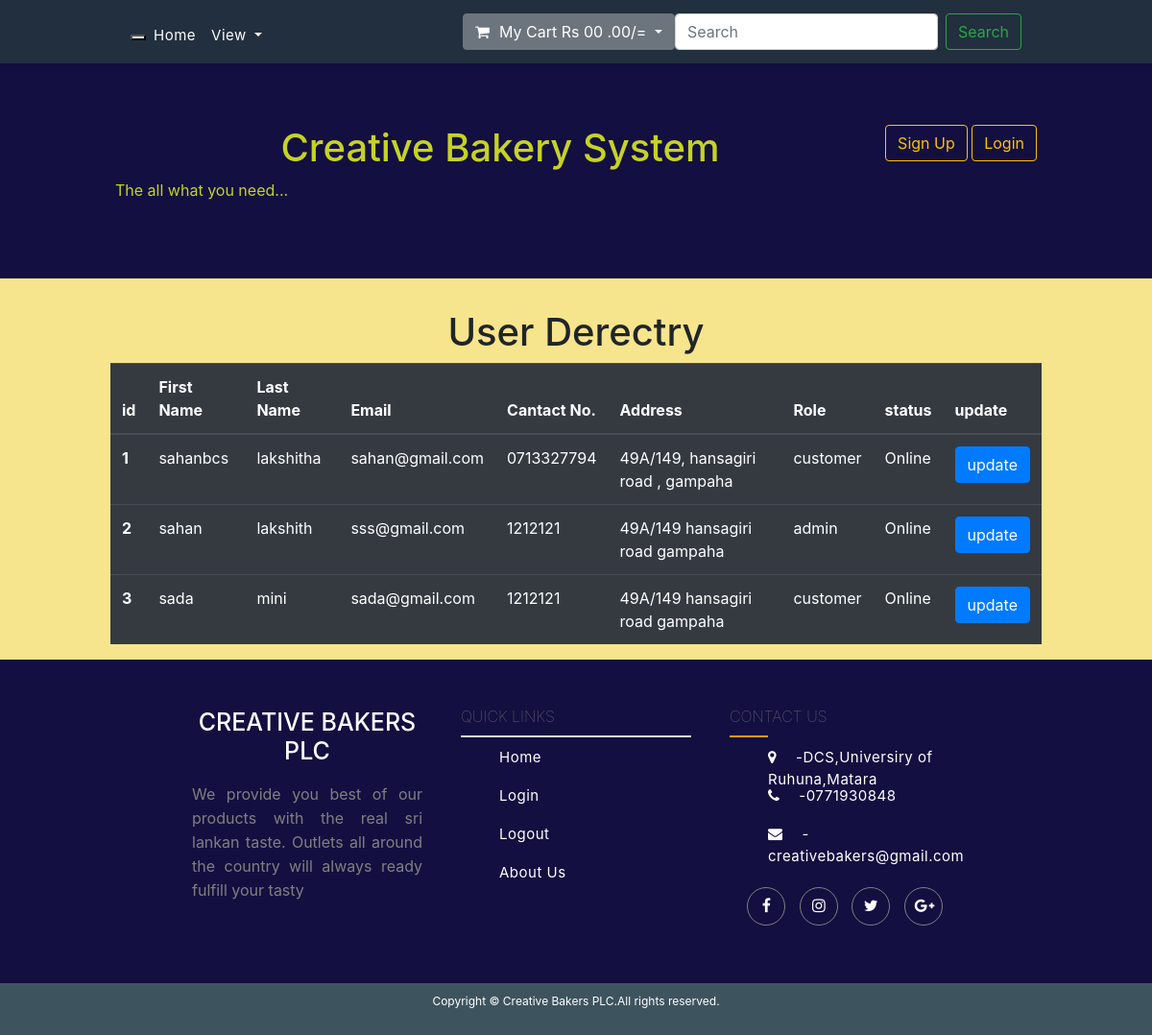
The app's page /user_details.php with its own data.
### tables this page shows
CREATE TABLE `user` (
  `id` int(11) NOT NULL,
  `first_name` varchar(255) NOT NULL,
  `last_name` varchar(255) NOT NULL,
  `email` varchar(255) NOT NULL,
  `contact_no` varchar(255) NOT NULL,
  `password` char(128) NOT NULL,
  `role` varchar(255) NOT NULL,
  `address` varchar(535) DEFAULT NULL,
  `register_date` timestamp NOT NULL DEFAULT current_timestamp(),
  `updated_date` timestamp NULL DEFAULT NULL
);

### user_details.php (the view, shortened to what this page needs)
<?php
    include('top_header.php');
    include('header.php');
    include('connection.php');
?>
<h1>User Derectry</h1>
  <center>
    <div class="col-sm-10">
      <table class="table table-dark">
  <thead>
    <tr>
      <th scope="col">id</th>
      <th scope="col">First Name</th>
      <th scope="col">Last Name</th>
      <th scope="col">Email</th>
      <th scope="col">Cantact No.</th>
      <th scope="col">Address</th>
      <th scope="col">Role</th>
      <th scope="col">status</th>
      <th scope="col">update</th>
    </tr>
  </thead>
  <tbody>
    <?php
      $sql = "select * from user";
      $res = mysqli_query($conn,$sql);
      while ($row=mysqli_fetch_assoc($res)) {
     ?>
    <tr>
      <th scope="row"><?php echo "".$row['id']; ?></th>
      <td><?php echo "".$row['first_name']; ?></td>
      <td><?php echo "".$row['last_name']; ?></td>
      <td><?php echo "".$row['email']; ?></td>
      <td><?php echo "".$row['contact_no']; ?></td>
      <td><?php echo "".$row['address']; ?></td>
      <td><?php echo "".$row['role']; ?></td>
      <td>Online</td>
      <td><a href="admin_uptade_customer.php?cid=<?php echo "".$row['id']; ?>"> <button class="btn btn-primary"type="button" name="button" >update</button></a></td>
    </tr>
  <?php } ?>
  </tbody>
</table>
    </div>
  </center>
<?php
 include('footer.php');
?>
</body>
</html>

### style.css (style rules this page uses)
body { background-color:#f6e58d; }
h1 { text-align: center; }

### records on screen
user: id "1", first_name "sahanbcs", last_name "lakshitha", email "sahan@gmail.com", contact_no "0713327794", address "49A/149, hansagiri road , gampaha", role "customer"
user: id "2", first_name "sahan", last_name "lakshith", email "sss@gmail.com", contact_no "1212121", address "49A/149 hansagiri road gampaha", role "admin"
user: id "3", first_name "sada", last_name "mini", email "sada@gmail.com", contact_no "1212121", address "49A/149 hansagiri road gampaha", role "customer"
